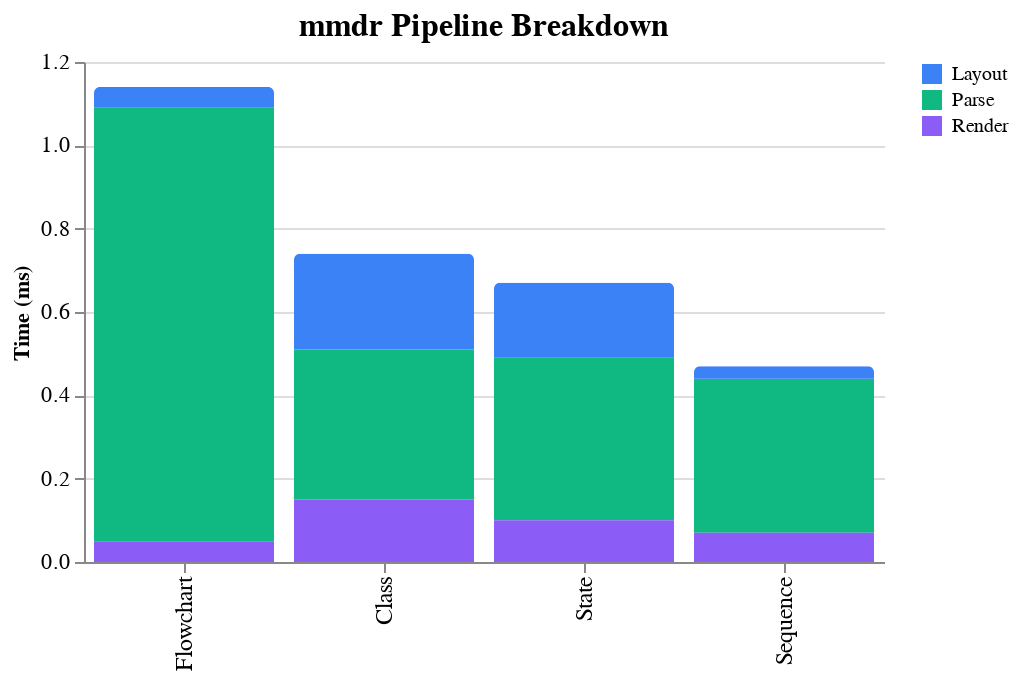

Vega-Lite specification stored for this chart:
### Vega-Lite specification from a JSON file in a GitHub repository (floating-point values rounded to 4 significant figures)
{"$schema": "https://vega.github.io/schema/vega-lite/v5.json", "title": {"text": "mmdr Pipeline Breakdown", "fontSize": 16}, "width": 400, "height": 250, "data": {"values": [{"diagram": "Flowchart", "stage": "Parse", "time": 1.04, "order": 1}, {"diagram": "Flowchart", "stage": "Layout", "time": 0.05, "order": 1}, {"diagram": "Flowchart", "stage": "Render", "time": 0.05, "order": 1}, {"diagram": "Class", "stage": "Parse", "time": 0.36, "order": 2}, {"diagram": "Class", "stage": "Layout", "time": 0.23, "order": 2}, {"diagram": "Class", "stage": "Render", "time": 0.15, "order": 2}, {"diagram": "State", "stage": "Parse", "time": 0.39, "order": 3}, {"diagram": "State", "stage": "Layout", "time": 0.18, "order": 3}, {"diagram": "State", "stage": "Render", "time": 0.1, "order": 3}, {"diagram": "Sequence", "stage": "Parse", "time": 0.37, "order": 4}, {"diagram": "Sequence", "stage": "Layout", "time": 0.03, "order": 4}, {"diagram": "Sequence", "stage": "Render", "time": 0.07, "order": 4}]}, "mark": {"type": "bar", "cornerRadiusEnd": 3}, "encoding": {"x": {"field": "diagram", "type": "nominal", "axis": {"title": null, "labelFontSize": 12}, "sort": {"field": "order"}}, "y": {"field": "time", "type": "quantitative", "axis": {"title": "Time (ms)", "labelFontSize": 11}}, "color": {"field": "stage", "type": "nominal", "scale": {"range": ["#3b82f6", "#10b981", "#8b5cf6"]}, "legend": {"title": null}}, "order": {"field": "stage", "sort": "descending"}, "tooltip": [{"field": "diagram"}, {"field": "stage"}, {"field": "time", "title": "Time (ms)", "format": ".2f"}]}, "config": {"view": {"stroke": null}}}
